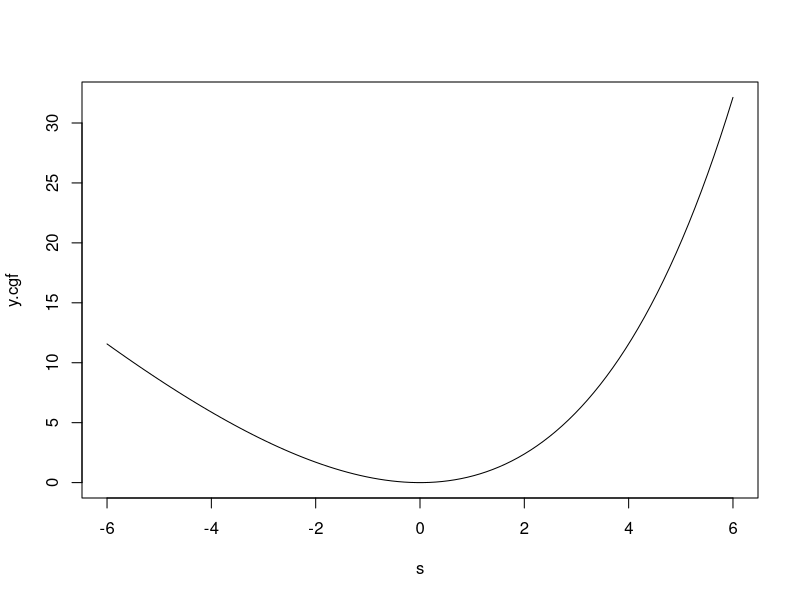
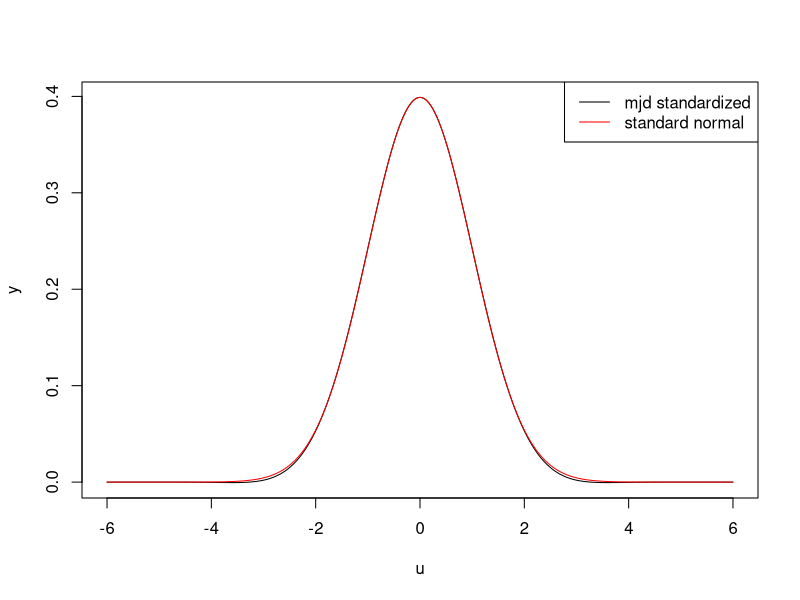
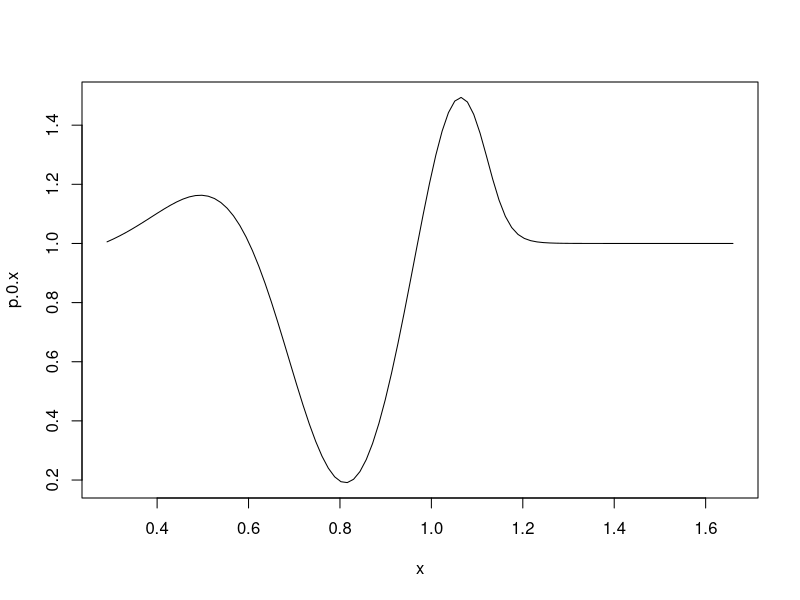
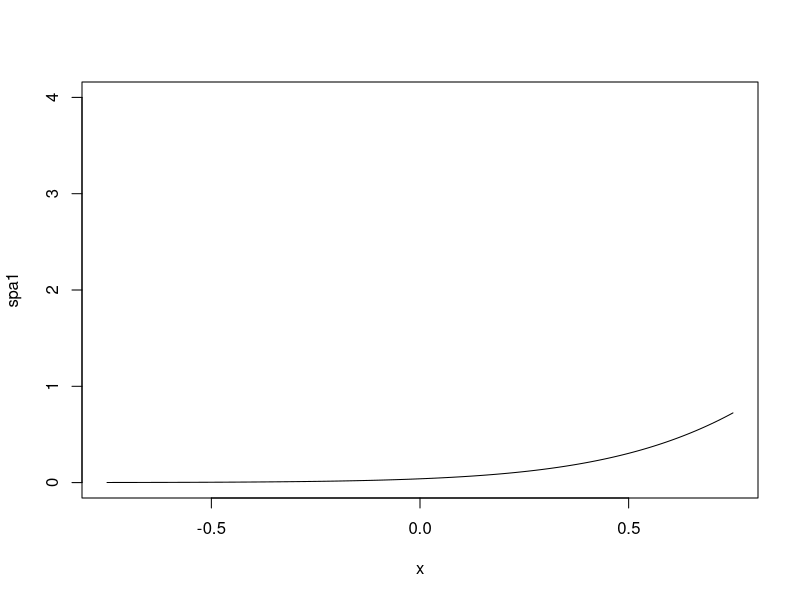
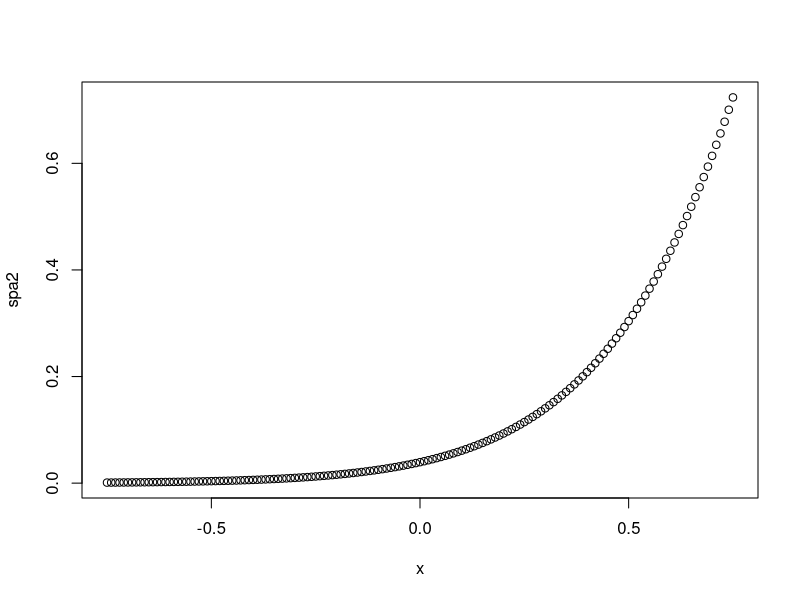
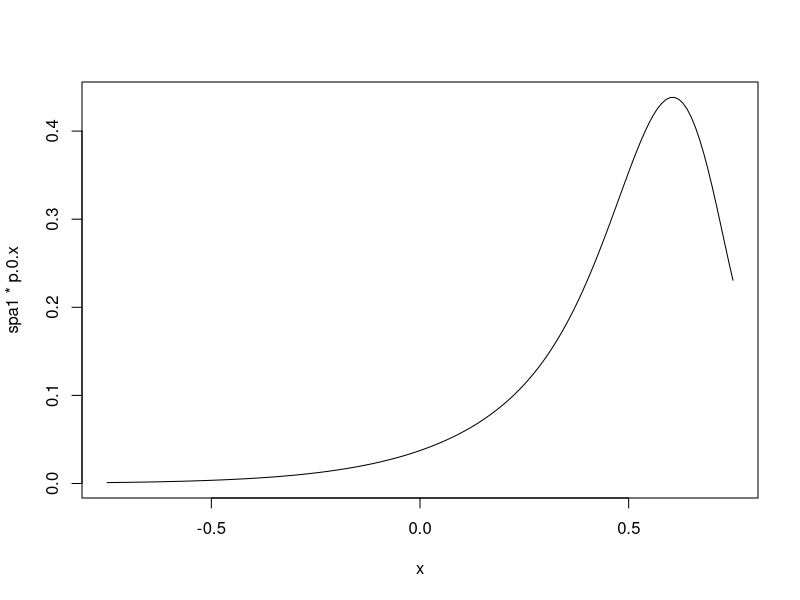
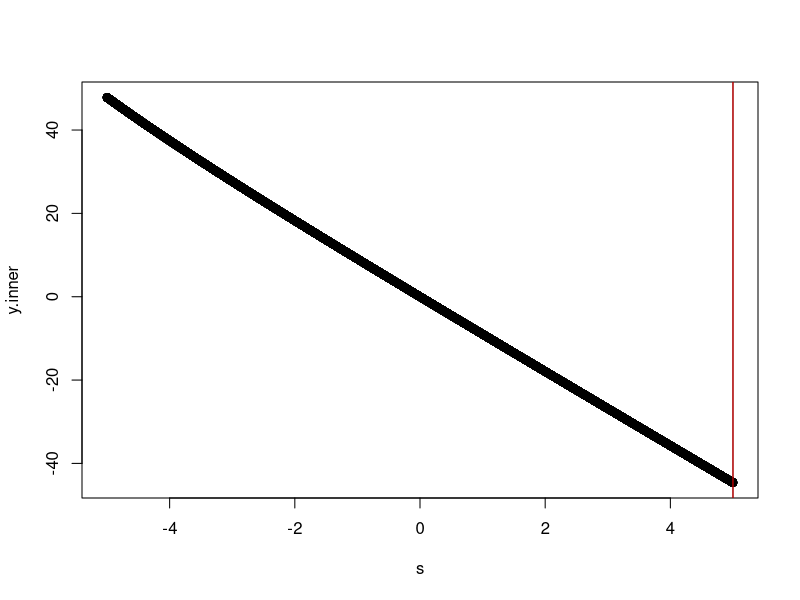

These figures' R source, in order: (Note: this script raises an error after producing the figures.)
# Program for plotting the cgf of a Merton Jump Diffusion

# K

# K'

# K''

# s.hat (spa)

# phi.stand

# plot phi.stand / sqrt(2*pi), versus standard normal

# Plot aeld(exp(-x^2) and phi.stand change of variable)

# K
mjd.cgf <- function(s, r=0.03,sigma=0.2,lambda=1,mu=-0.5,nu=0.1, x0=1, t=1/4){
    k = exp(mu+0.5*nu^2) - 1
    s*x0 + s*t*(r-lambda*k-sigma^2/2) + s^2*sigma^2*t/2 +
        lambda*t*(exp(s*mu+s^2*nu^2/2)-1)
}
# K'
mjd.cgf.1 <- function(s, r=0.03,sigma=0.2,lambda=1,mu=-0.5,nu=0.1, x0=1, t=1/4){
    k = exp(mu+0.5*nu^2) - 1
    x0+t*(r-lambda*k-sigma^2/2) + s*sigma^2*t + 
        (mu+nu^2*s) * lambda*t*exp(s*mu+s^2*nu^2/2)
}
# K''
mjd.cgf.2 <- function(s, r=0.03,sigma=0.2,lambda=1,mu=-0.5,nu=0.1, x0=1, t=1/4){
    k = exp(mu+0.5*nu^2) - 1
    sigma^2*t + lambda*t*exp(s*mu+s^2*nu^2/2) * (nu^2+(mu+nu^2*s)^2)
}
# phi.stand
s.hat.fn <- function(s.start, x, cgf=mjd.cgf, cgf.1=mjd.cgf.1){
    nlminb(start=s.start, 
           objective=function(s,x){cgf(s)-s*x}, 
           gradient=function(s,x){cgf.1(s)-x}, 
           x=x)$par
}
# phi.stand
phi.stand <- function(s, x, cgf=mjd.cgf, cgf.1=mjd.cgf.1, cgf.2=mjd.cgf.2){
    s.hat <- s.hat.fn(0, x, cgf, cgf.1)
    exp(
        -cgf(s.hat) - 1i*s*x/sqrt(cgf.2(s.hat)) +
            cgf(
                1i*s/sqrt(cgf.2(s.hat)) + s.hat
            )
    )
}
phi.stand(0, 10)

cgf.stand <- function(s, x, cgf=mjd.cgf, cgf.1=mjd.cgf.1, cgf.2=mjd.cgf.2){
    s.hat <- s.hat.fn(0, x, cgf, cgf.1)
    (
        -cgf(s.hat) - s*x/sqrt(cgf.2(s.hat)) +
            cgf(
                s/sqrt(cgf.2(s.hat)) + s.hat
            )
    )
}
cgf.stand(0,10)
check <- nlminb(10, cgf.stand, x=100)$par
s <- seq(-6,6, length.out = 100)
y.cgf <- sapply(s, cgf.stand, x=12)
plot(s,y.cgf, type="l")

# plot phi.stand / sqrt(2*pi), versus standard normal
u <- seq(-6,6,0.01)
y <- sapply(u, function(u){Re(phi.stand(u, x=10))/(sqrt(2*pi))})
plot(u,y, type="l")
lines(u, dnorm(u,0,1),col="red")
legend("topright", legend=c("mjd standardized", "standard normal"), col=c("black", "red"), lty=c(1,1))

# as a function of x
p.0 <- function(x){
    u <- seq(-6,6,0.05)
    y <- sapply(u, function(u){Re(phi.stand(u, x))/(sqrt(2*pi))})
    sum(y)*(u[2]-u[1])
}
mjd.e <- mjd.cgf.1(0)
mjd.v <- mjd.cgf.2(0)
x <- seq(mjd.e - 2.5*sqrt(mjd.v), mjd.e+2.5*sqrt(mjd.v), length.out = 100)
p.0.x <- sapply(x, p.0)
plot(x, p.0.x,type="l")


# Plot aeld(exp(-x^2) and phi.stand change of variable)



# Approximate int phi.stand / sqrt(2*pi) with spa
s.stand.hat <- function(start, cgf, x){
    nlminb(start, cgf, x=x)$par
}

cgf.stand.1 <- function(s, x, cgf=mjd.cgf, cgf.1=mjd.cgf.1, cgf.2=mjd.cgf.2){
    s.hat <- s.hat.fn(0, x, cgf, cgf.1)
    (
         - x/sqrt(cgf.2(s.hat)) +
            cgf.1(
                s/sqrt(cgf.2(s.hat)) + s.hat
            ) / sqrt(cgf.2(s.hat))
    )
}
cgf.stand.2 <- function(s, x, cgf=mjd.cgf, cgf.1=mjd.cgf.1, cgf.2=mjd.cgf.2){
    s.hat <- s.hat.fn(0, x, cgf, cgf.1)
    (
            cgf.2(
                s/sqrt(cgf.2(s.hat)) + s.hat
            ) / cgf.2(s.hat)
    )
}
s.stand.hat.0 <- s.stand.hat(0, cgf.stand, x=12)
cgf.stand.1(s.stand.hat.0, x=12)
cgf.stand.2(s.stand.hat.0, x=12)

spa <- function(sp, x, cgf=mjd.cgf, cgf.2=mjd.cgf.2){
    exp(cgf(sp)-sp*x) / sqrt(2*pi*cgf.2(sp))
}
doublespa <- function(spa1, sp.stand, x){
    spa1 * exp(cgf.stand(sp.stand, x)) / sqrt(cgf.stand.2(sp.stand, x))
}
x = 0
sp <- s.hat.fn(0,x)
spa1 <- spa(sp, x)
sp.stand <- s.stand.hat(0, cgf.stand, x=x)
doublespa(spa1, sp.stand, x)

x <- seq(-0.75,0.75,by=0.01)
spa1 <- sapply(x, function(x){
    sp <- s.hat.fn(0,x)
    spa(sp, x)
})
spa2 <- sapply(x, function(x){
    sp <- s.hat.fn(0,x)
    spa1 <- spa(sp, x)
    sp.stand <- s.stand.hat(0, cgf.stand, x=x)
    doublespa(spa1, sp.stand, x)
})
p.0.x <- sapply(x, p.0)

plot(x,spa1, ylim=c(0,4), type="l")
plot(x, spa2)
plot(x,spa1*p.0.x, type="l")

# Test for finding spa
x <- 10
s <- seq(-5,5,by=0.0001)
y.inner <- sapply(s, function(s){mjd.cgf(s)-s*x})
y.1 <- sapply(s, function(s){mjd.cgf.1(s)-x})
plot(s,y.inner)
abline(v=s[which.min(y.inner)])
abline(v=s[which.min(abs(y.1))], col="red")
abline(v=s.hat(s.start = 0, x=x)$par, col="blue")

